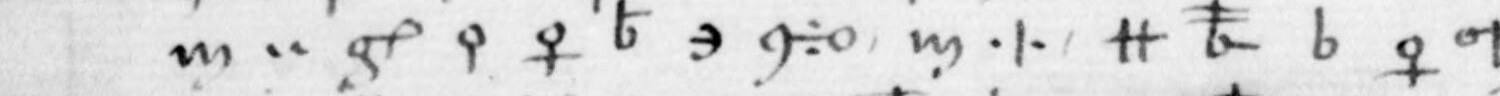
#> input picture ciphers/sforza-italien1584-1447/pusterla/f71/f71_L04_h1.jpg, 1500 x 96 px, given in place of src_ark_12148_btv1b100373864_f68_4250_1330_2850_3900.jpg, which was not available
$ python level_crops.py
#> lines starting #> are read from the running program, lines starting #| are printed output that depends on the picture; after the words box and inside, x2 and y2 are one past the last pixel; in counts of white or black regions, pixels touching at a corner belong together; pictures that were not available may be replaced by others from this repository, and a replacement may not be noted
#!/usr/bin/env python3
"""Level line crops of f.71 (SFZ-NEXT, 8 Oct 2026). Line centres from tools/iiif_lines.py --dry-run ink profiles of the
source region in two column strips (0:600 -> x=300, 2200:2800 -> x=2500); each line is fitted y = a + b*x through the two
centres and sheared level (PIL affine), 96 px high, cut in two halves (0-1500, 1400-2850) with 100 px overlap."""
import os, sys
from PIL import Image
HERE = os.path.dirname(os.path.abspath(__file__))
L = [128,218,297,364,432,507,594,676,755,832,898,966,1053,1140,1232,1304,1391,1475,1561,1645,1726,1832,1917,1999,2090,
     2175,2249,2323,2402,2468,2546,2626,2714,2807,2886,2971,3055,3124,3211,3286,3363,3438,3515,3614,3697,3779]
R = [173,258,321,405,477,560,623,709,790,865,951,1031,1105,1191,1259,1341,1419,1496,1586,1663,1750,1830,1918,2011,2093,
     2178,2260,2342,2422,2497,2574,2667,2759,2839,2936,3013,3091,3174,3262,3339,3423,3493,3572,3639,3720,3813]
src = Image.open(os.path.join(HERE, 'src_ark_12148_btv1b100373864_f68_4250_1330_2850_3900.jpg')).convert('L')
#> src is the input picture: PIL image 1500x96 L; min 0, max 247, mean 217.8
H = 96
for n, (yl, yr) in enumerate(zip(L, R), 1):
    b = (yr - yl) / 2200.0; a = yl - 300 * b
    # output (u, v) <- source (u, a - H/2 + v + b*u)
    lev = src.transform((src.width, H), Image.AFFINE, (1, 0, 0, b, 1, a - H / 2), resample=Image.BICUBIC, fillcolor=255)
    for k, (x0, x1) in enumerate(((0, 1500), (1400, 2850)), 1):
        lev.crop((x0, 0, x1, H)).save(os.path.join(HERE, f'f71_L{n:02d}_h{k}.jpg'), quality=88)
#> this loop made 46 passes
#> pass 1, `lev = src.transform((src.width, H), Image.AFFINE, (1, 0, 0, b, 1, a - ..`:
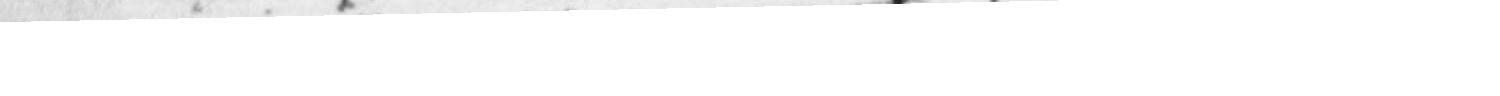
#> lev: PIL image 1500x96 L; min 28, max 255, mean 252.4
#> pass 1, `lev.crop((x0, 0, x1, H)).save(os.path.join(HERE, f'f71_L{n:02d}_h{k}.j..`:
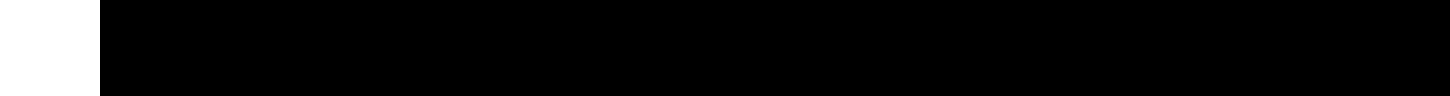
#> saved as f71_L01_h2.jpg: PIL image 1450x96 L; 6.9% white; 1 white region, box (x1, y1, x2, y2) and area: (0, 0, 100, 96) 9600
print(len(L), 'lines')
# Committed crops were re-saved at JPEG quality 72 after the passes (SFZ-NEXT, folder size); this script writes quality 88.

$ run again, on ciphers/sforza-italien1584-1447/pusterla/f71/f71_L22_h2.jpg
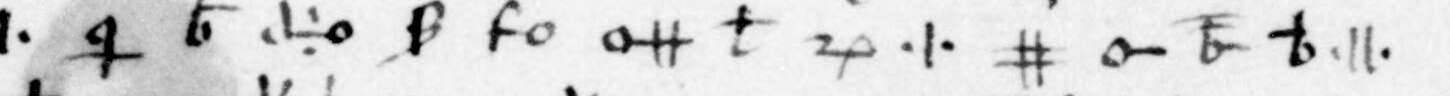
#> input picture ciphers/sforza-italien1584-1447/pusterla/f71/f71_L22_h2.jpg, 1450 x 96 px, given in place of src_ark_12148_btv1b100373864_f68_4250_1330_2850_3900.jpg, which was not available
#> src is the input picture: PIL image 1450x96 L; min 0, max 251, mean 215.3
#> the loop `for n, (yl, yr) in enumerate(zip(L, R), 1):` made 46 passes
#> pass 1, `lev.crop((x0, 0, x1, H)).save(os.path.join(HERE, f'f71_L{n:02d}_h{k}.j..`:
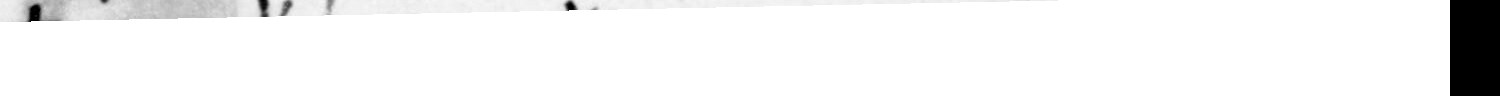
#> saved as f71_L01_h1.jpg: PIL image 1500x96 L; min 0, max 255, mean 243.2
#> pass 1, `lev.crop((x0, 0, x1, H)).save(os.path.join(HERE, f'f71_L{n:02d}_h{k}.j..`:
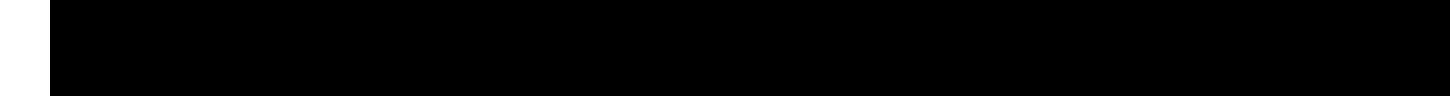
#> saved as f71_L01_h2.jpg: PIL image 1450x96 L; 3.4% white; 1 white region, box (x1, y1, x2, y2) and area: (0, 0, 50, 96) 4800

$ run again, on ciphers/sforza-italien1584-1447/pusterla/f71/f71_L24_h2.jpg
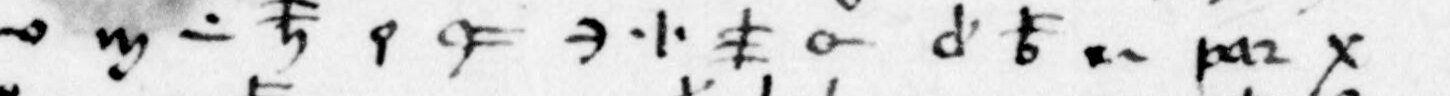
#> input picture ciphers/sforza-italien1584-1447/pusterla/f71/f71_L24_h2.jpg, 1450 x 96 px, given in place of src_ark_12148_btv1b100373864_f68_4250_1330_2850_3900.jpg, which was not available
#> src is the input picture: PIL image 1450x96 L; min 0, max 249, mean 215.6
#> the loop `for n, (yl, yr) in enumerate(zip(L, R), 1):` made 46 passes
#> pass 1, `lev.crop((x0, 0, x1, H)).save(os.path.join(HERE, f'f71_L{n:02d}_h{k}.j..`:
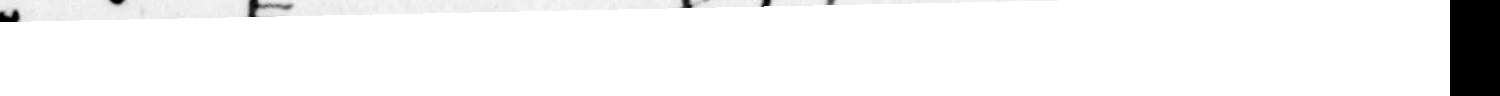
#> saved as f71_L01_h1.jpg: PIL image 1500x96 L; min 0, max 255, mean 244
#> pass 1, `lev.crop((x0, 0, x1, H)).save(os.path.join(HERE, f'f71_L{n:02d}_h{k}.j..`:
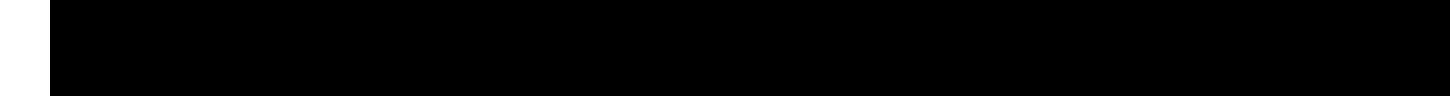
#> saved as f71_L01_h2.jpg: PIL image 1450x96 L; 3.4% white; 1 white region, box (x1, y1, x2, y2) and area: (0, 0, 50, 96) 4800

$ run again, on ciphers/sforza-italien1584-1447/pusterla/f71/f71_L29_h2.jpg
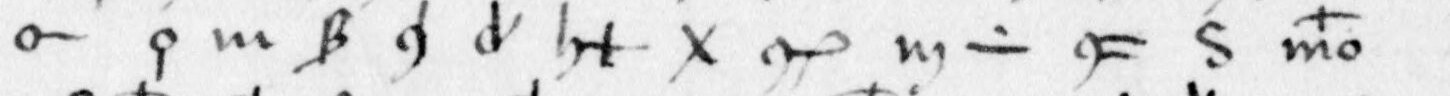
#> input picture ciphers/sforza-italien1584-1447/pusterla/f71/f71_L29_h2.jpg, 1450 x 96 px, given in place of src_ark_12148_btv1b100373864_f68_4250_1330_2850_3900.jpg, which was not available
#> src is the input picture: PIL image 1450x96 L; min 0, max 249, mean 220.8
#> the loop `for n, (yl, yr) in enumerate(zip(L, R), 1):` made 46 passes
#> pass 1, `lev.crop((x0, 0, x1, H)).save(os.path.join(HERE, f'f71_L{n:02d}_h{k}.j..`:
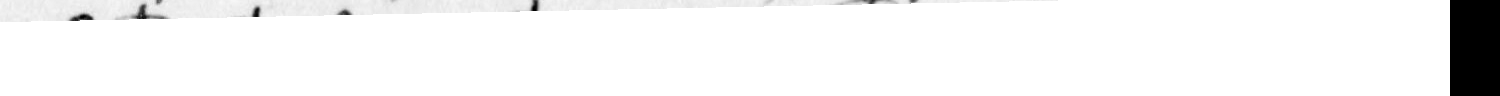
#> saved as f71_L01_h1.jpg: PIL image 1500x96 L; min 0, max 255, mean 244.1
#> pass 1, `lev.crop((x0, 0, x1, H)).save(os.path.join(HERE, f'f71_L{n:02d}_h{k}.j..`:
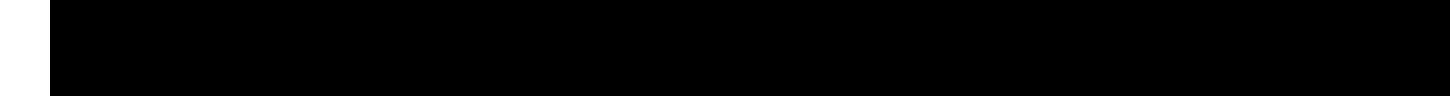
#> saved as f71_L01_h2.jpg: PIL image 1450x96 L; 3.4% white; 1 white region, box (x1, y1, x2, y2) and area: (0, 0, 50, 96) 4800
